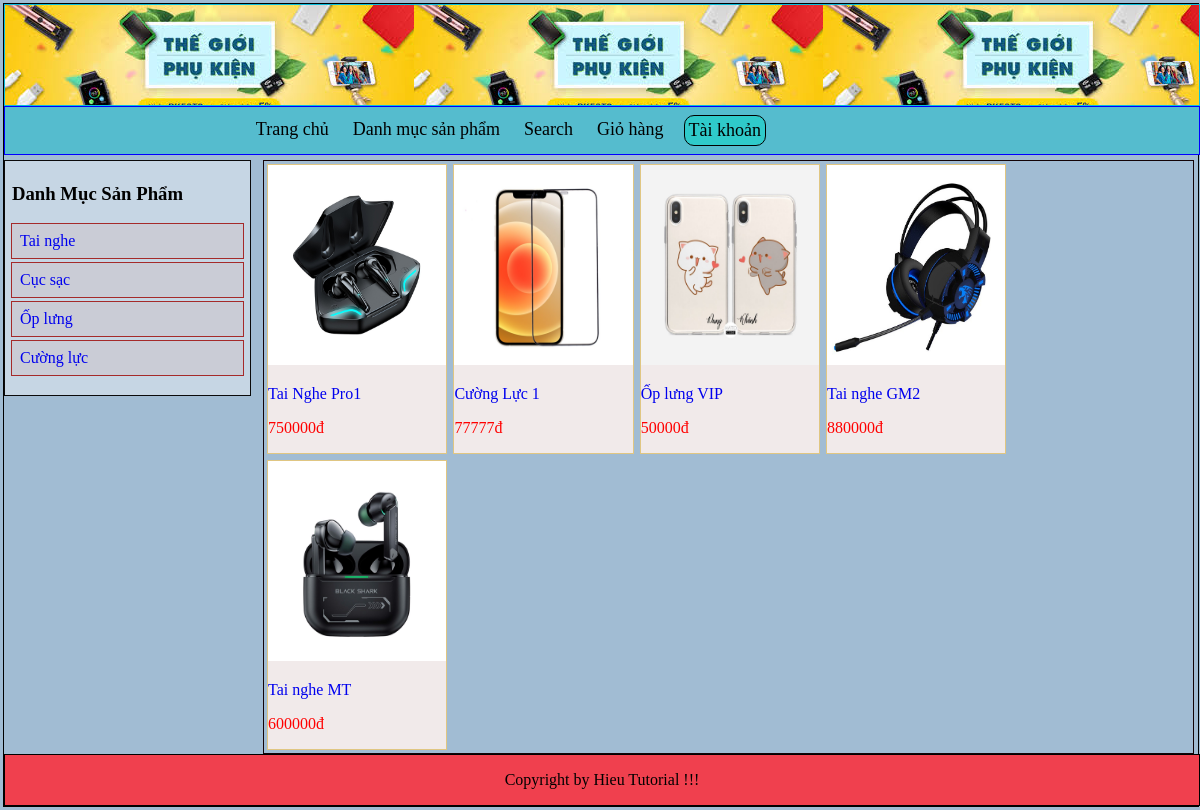
The page / on the database its author committed.
### tables this page shows
CREATE TABLE `danhmucsp` (
  `id_danhmuc` int(11) NOT NULL,
  `tendanhmuc` varchar(255) NOT NULL,
  `thutu` int(11) NOT NULL
);

CREATE TABLE `sanpham` (
  `tensp` varchar(255) NOT NULL,
  `masp` varchar(255) NOT NULL,
  `gia` int(255) NOT NULL,
  `anh` varchar(255) NOT NULL,
  `soluong` int(255) NOT NULL,
  `mota` varchar(255) NOT NULL,
  `tinhtrang` int(2) NOT NULL,
  `madanhmuc` varchar(255) DEFAULT NULL
);

### User_Interface/MainPage/main/index.php (the view)
<?php
    $lietkesp = "SELECT * FROM sanpham, danhmucsp WHERE sanpham.madanhmuc=danhmucsp.thutu";
    $lietke_result = mysqli_query($mysqli, $lietkesp);
?>
<ul class="product-list">
    <?php while($row = mysqli_fetch_array($lietke_result)){ ?>
        <li>
            <a href="index.php?quanli=chitietsanpham&masp=<?php echo $row['masp']; ?>&sl=1">
                <img src="admincp/modules/quanlisp/images/<?php echo $row['anh']; ?>" height=200px>
                <p><?php echo $row['tensp']?></p>
                <p class="price"><?php echo $row['gia'] ?>đ</p>
            </a>
        </li>
    <?php }?>
</ul>

### index.php (shortened to what this page needs)
<html lang="en">
<head>
    <link rel="stylesheet" href="./User_Interface/css/dashboard.css">
</head>
<body>
    <div class="wrapper">
        <?php
            include('./User_Interface/MainPage/header.php');
            include('./User_Interface/MainPage/menu.php');
            include('./User_Interface/MainPage/main.php');
            include('./User_Interface/MainPage/footer.php');
        ?>
    </div>
</body>
</html>

### User_Interface/MainPage/header.php
<div class="header">
        </div>

### User_Interface/MainPage/menu.php
<div class="menu">
            <ul class="list-menu">
                <li><a href="index.php">Trang chủ</a></li>
                <li><a href="index.php?quanli=danhmucsp&madanhmuc=1">Danh mục sản phẩm</a></li>
                <li><a href="index.php?quanli=timkiem">Search</a></li>
                <li><a href="index.php?quanli=giohang">Giỏ hàng</a></li>
                <li class="tk"><a href="index.php?quanli=taikhoan">Tài khoản</a></li>
            </ul>
        </div>

### User_Interface/MainPage/main.php
<div id="main">
            <?php
                if(isset($_GET['quanli'])){
                    $tam = $_GET['quanli'];
                }else{
                    $tam="";
                }
                include('sidebar/sidebar.php');
            ?>
            <div class="main-content">
                <?php
                    if(isset($_GET['quanli'])){
                        $tam = $_GET['quanli'];
                    }else{
                        $tam="";
                    }if($tam=="danhmucsp"){
                        include('main/showdanhmuc.php');
                    }elseif($tam=="giohang"){
                        include('main/giohang.php');
                    }elseif($tam=="lienhe"){
                        include('main/lienhe.php');
                    }elseif($tam=="taikhoan"){
                        include('main/taikhoan.php');
                    }elseif($tam=="timkiem"){
                        include('main/timkiem.php');
                    }elseif($tam=="chitietsanpham"){
                        include('main/chitietsanpham.php');
                    }elseif($tam=="info"){
                        include('main/info.php');
                    }elseif($tam=="change_info"){
                        include('main/change_info.php');
                    }elseif($tam=="change_pass"){
                        include('main/change_pass.php');
                    }elseif($tam=="muahang"){
                        include('main/muahang.php');
                    }else{
                        include('main/index.php');
                    }
                ?>
            </div>
        </div>

### User_Interface/MainPage/sidebar/sidebar.php
<?php
    $query = "SELECT * FROM danhmucsp";
    $result = mysqli_query($mysqli, $query);
?>
<div class="sidebar">
    <h3 id="dmsp">Danh Mục Sản Phẩm</h3>
    <ul class="list-sidebar">
        <?php
            while($row = mysqli_fetch_array($result)){
        ?>
        <li><a href="index.php?quanli=danhmucsp&madanhmuc=<?php echo $row['thutu']; ?>"><?php echo $row['tendanhmuc']; ?></a></li>
        <?php } ?>
    </ul>
</div>

### User_Interface/MainPage/footer.php (shortened to what this page needs)
<div class="footer">
    <p>Copyright by Hieu Tutorial !!!</p>
</div>

### User_Interface/css/dashboard.css (style rules this page uses)
body { margin: 3px; padding: 0; background-color: rgb(161, 188, 211); }
.wrapper { border: 1px solid black; height: auto; width: 100%; margin: 0 auto; }
.header { border: 1px solid rgb(9, 189, 221); height: 100px; width: 100%; background-color: aqua; background-image: url('../MainPage/images.jpg'); }
.menu { border: 1px solid blue; height: 47px; width: 100%; background-color: rgb(85, 188, 206); }
.list-menu { margin: 0 auto; padding: 0; list-style: none; width: 60%; }
.list-menu li { float: left; margin: 8px; padding: 4px; }
.list-menu li a { text-decoration: none; font-size: 18px; color: black; border-radius: 15px; }
#main { height: auto; width: 100%; }
.sidebar { border: 1px solid rgb(10, 10, 10); height: auto; width: 20%; margin-top: 5px; margin-left: 0px; float: left; padding: 3px; background-color: rgba(252, 252, 252, 0.4); }
.list-sidebar { padding: 0; list-style: none; width: 100%; }
.list-sidebar li { margin: 3px; padding: 8px; border: 1px solid brown; background-color: rgb(202, 204, 214); }
.list-sidebar li a { text-decoration: none; }
.main-content { border: 1px solid rgb(19, 3, 6); height: auto; width: 77.8%; margin-top: 5px; margin-right: 4px; float: right; }
ul.product-list { padding: 0; margin: 0px; list-style: none; width: 100%; }
ul.product-list li { float: left; width: 19.2%; border: 1px solid rgb(224, 198, 130); margin: 3px; background-color: rgb(241, 234, 234); }
ul.product-list li img { width: 100%; }
ul.product-list li a { text-decoration: none; height: 40px; }
.price { color: red; }
.footer { border: 1px solid black; height: 150px; width: 100%; background-color: rgb(240, 64, 78); }
#dmsp { margin-left: 4px; }
.footer { text-align: center; height: auto; }
.tk { border: 1px solid; border-radius: 10px; background-color: rgb(47, 202, 202); }

### rows shown on the page
danhmucsp: tendanhmuc "Tai nghe"
danhmucsp: tendanhmuc "Cục sạc"
danhmucsp: tendanhmuc "Ốp lưng"
danhmucsp: tendanhmuc "Cường lực"
sanpham: anh (picture), tensp "Tai Nghe Pro1", gia "750000"
sanpham: anh (picture), tensp "Cường Lực 1", gia "77777"
sanpham: anh (picture), tensp "Ốp lưng VIP", gia "50000"
sanpham: anh (picture), tensp "Tai nghe GM2", gia "880000"
sanpham: anh (picture), tensp "Tai nghe MT", gia "600000"
